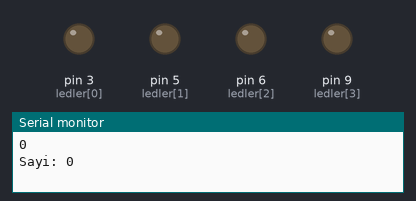
Recording of a sketch running on a simulated Arduino Uno, built with avr-gcc and run on an emulated ATmega328P. Shown: output pins drawn as LEDs (lit = HIGH), the last lines printed to the serial monitor.

Above: at 0.5 s.
At 2.5 s:
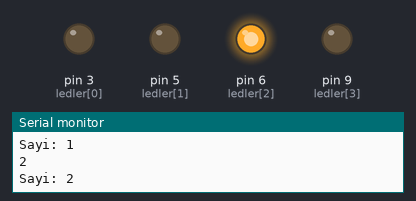
At 4.5 s:
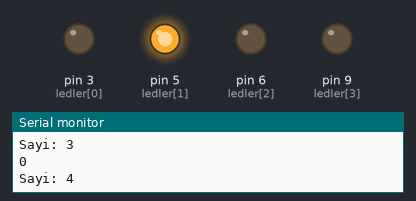
At 9.5 s:
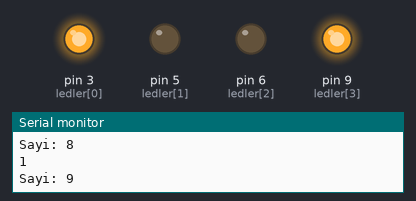
At 14.5 s:
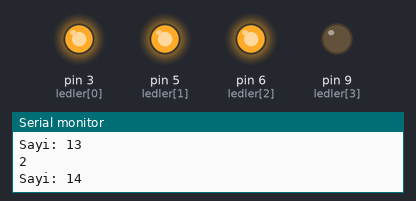
At 19.5 s:
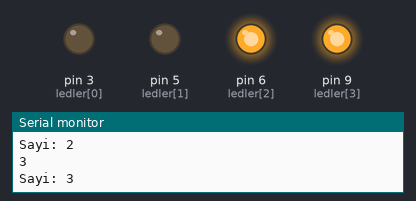
Timing chart, 0 to 20.8 s (numbered marks = the images above):
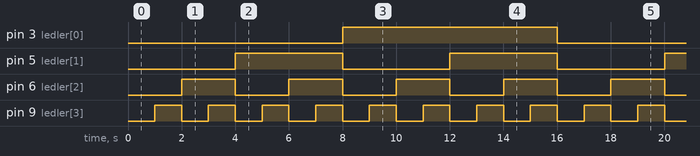

The sketch:

bozuk3_tersIf.ino
```cpp
/*
  ak0199 — çözüm 3/3: ters if (binary sayıcı)

  HATA: if ((sayi % 4) < 1) — 2'ler basamağı için koşul ters yazılmış, ">1"
  olmalıyken "<1" yazılmış. Bu basamak, açık olması gereken sayılarda SÖNÜK,
  sönük olması gereken sayılarda YANIK görünüyor (tam ters).

  NASIL BULUNDU: Şüpheli satırın yanına Serial.println(sayi % 4); eklenip
  Seri Monitör'deki "Sayi: 2" satırıyla karşılaştırıldı — sayi=2 iken (sayi % 4)
  2 yazıyor, 2'ler basamağının YANMASI gerekiyor (2 > 1 doğru) ama LED sönük
  kaldı; sayi=0 iken (sayi % 4) 0 yazıyor, basamağın SÖNMESİ gerekirken LED
  yanıyordu. Beklenen ile ekrandaki fark, koşulun ters olduğunu gösterdi.

  DÜZELTME: (sayi % 4) < 1  ->  (sayi % 4) > 1.
*/

const int ledSayisi = 4;
const int ledler[4] = {3, 5, 6, 9}; // 3=8'ler, 5=4'ler, 6=2'ler, 9=1'ler basamağı

int sayi = 0;

void setup() {
  Serial.begin(9600);
  for (int i = 0; i < ledSayisi; i++) {
    pinMode(ledler[i], OUTPUT);
  }
}

void loop() {
  for (int i = 0; i < ledSayisi; i++) {
    digitalWrite(ledler[i], LOW);
  }

  Serial.println(sayi % 4); // hatayı bulmak için eklenen satır — kalabilir

  if ((sayi % 2) > 0) {
    digitalWrite(ledler[3], HIGH);
  }
  if ((sayi % 4) > 1) {
    digitalWrite(ledler[2], HIGH);
  }
  if ((sayi % 8) > 3) {
    digitalWrite(ledler[1], HIGH);
  }
  if ((sayi % 16) > 7) {
    digitalWrite(ledler[0], HIGH);
  }

  Serial.print("Sayi: ");
  Serial.println(sayi);

  sayi++;
  if (sayi == 16) {
    sayi = 0;
  }

  delay(1000);
}
```

Measured:
- by itself, pin 3 (ledler[0]): alternates HIGH for 8.0 s and LOW for 8.0 s
- by itself, pin 5 (ledler[1]): alternates HIGH for 4.0 s and LOW for 4.0 s
- by itself, pin 6 (ledler[2]): alternates HIGH for 2.0 s and LOW for 2.0 s
- by itself, pin 9 (ledler[3]): alternates HIGH for 1.0 s and LOW for 1.0 s
